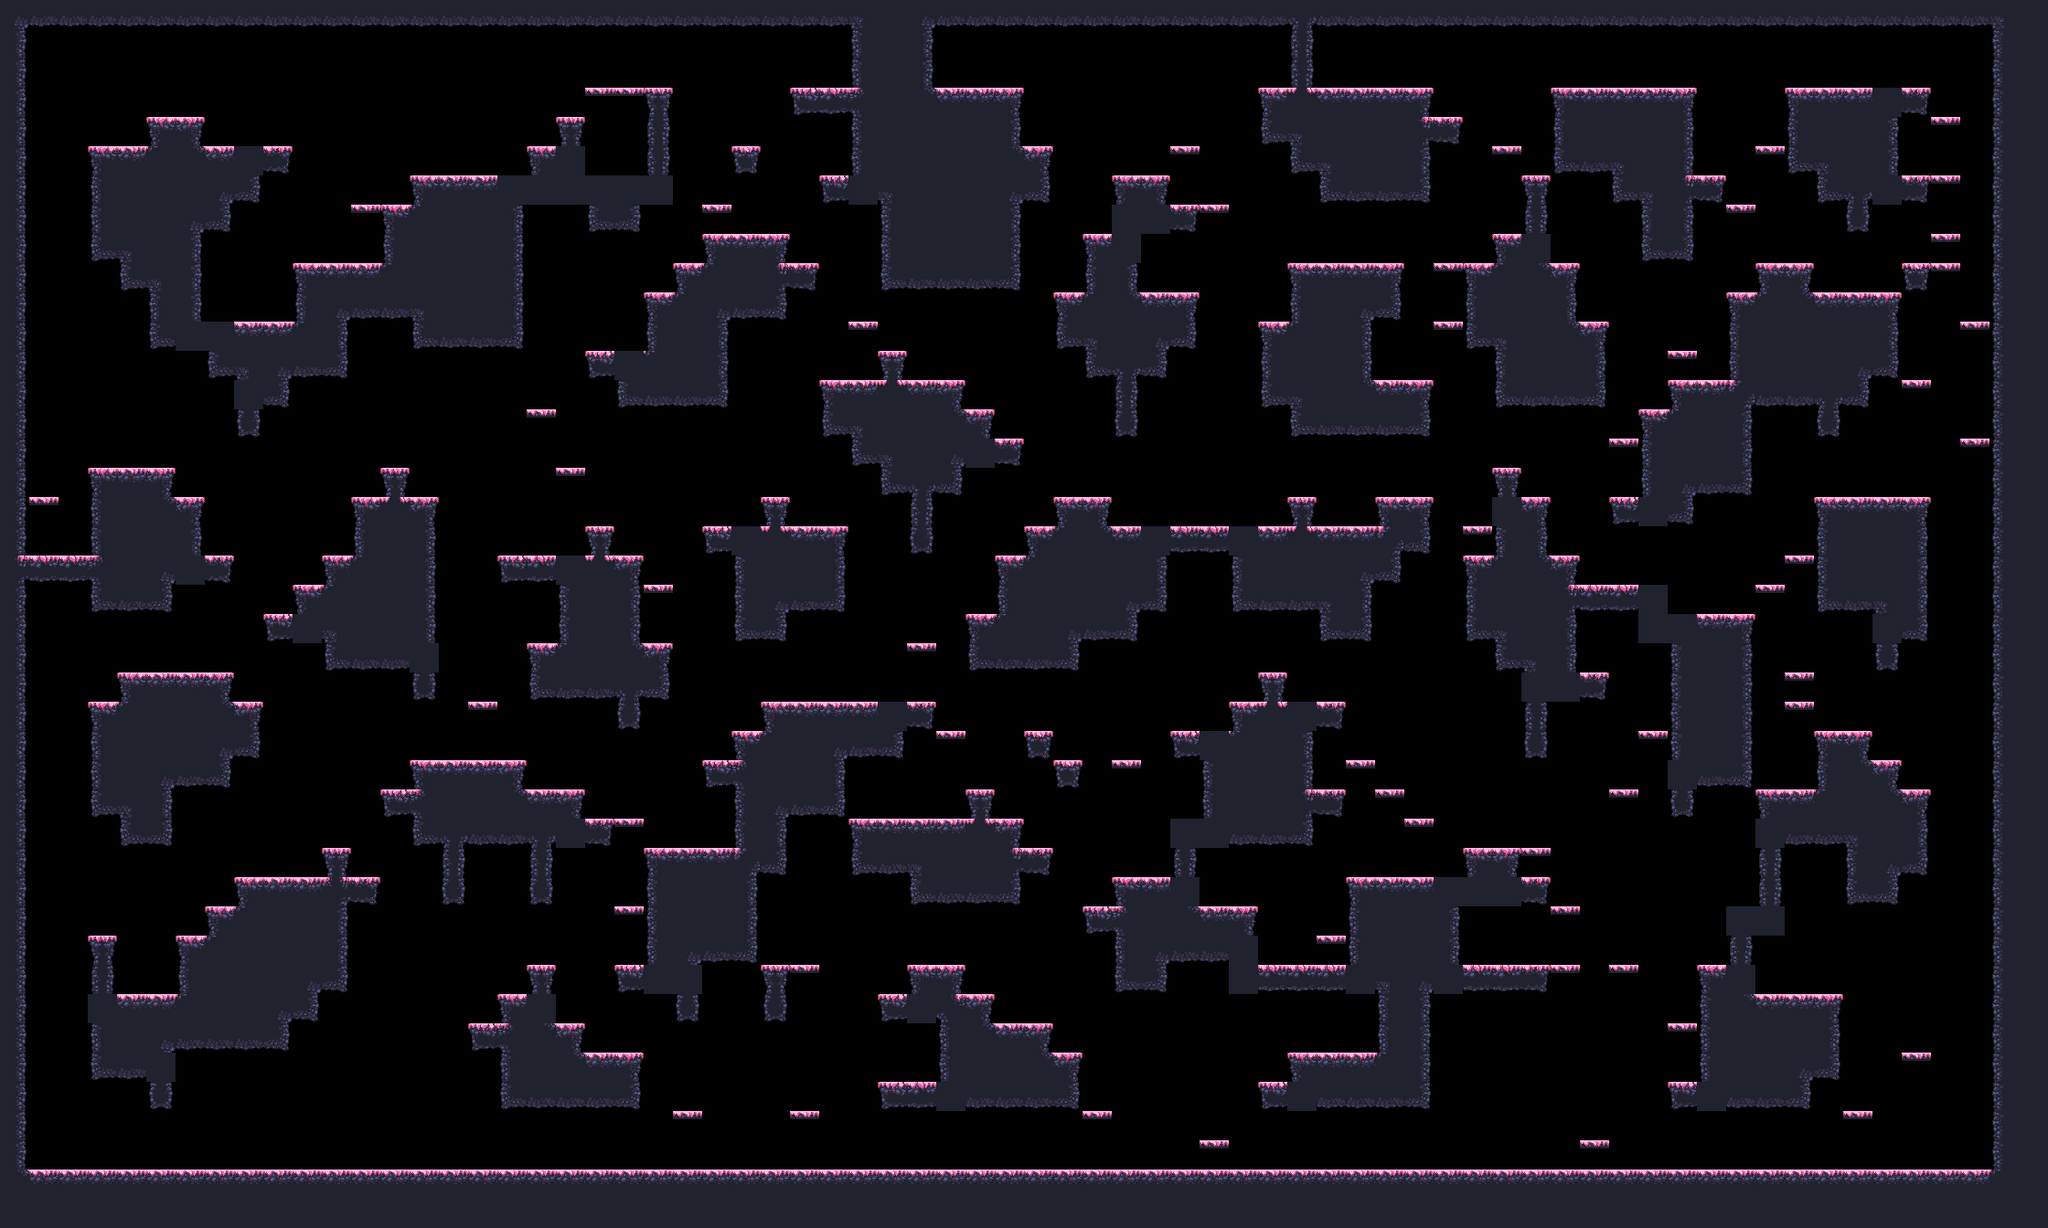

A 2D game scene composited from a Tiled map and its tileset images. What follows is a short description and the map's XML, with each tile layer's data collapsed to a summary:
An orthogonal 70x42 tile map with 32x32 px tiles, 1 tile layer (main) and 17 objects (9x spawn, spawnPlayer0, spawnCrown0, spawnPlayer1, spawnCrown1, ...).

<map compressionlevel="0" height="42" infinite="0" nextlayerid="3" nextobjectid="4" orientation="orthogonal" renderorder="right-down" tiledversion="1.3.2" tileheight="32" tilewidth="32" version="1.2" width="70">
 <tileset firstgid="1" source="forest_spring_tile_set.tsx" />
 <layer height="42" id="1" name="main" width="70">
  <data>[2940 cells, 1295 non-empty, 28 distinct tile ids]</data>
 </layer>
 <objectgroup id="2" name="objects"><object id="1" name="spawnPlayer0" x="96" y="112.0" /><object id="2" name="spawnCrown0" x="192" y="80.0" /><object id="3" name="spawnPlayer1" x="1920" y="240.0" /><object id="4" name="spawnCrown1" x="1952" y="240.0" /><object id="5" name="spawnPlayer2" x="96" y="1232.0" /><object id="6" name="spawnCrown2" x="64" y="1232.0" /><object id="7" name="spawnPlayer3" x="2112" y="1232.0" /><object id="8" name="spawnCrown3" x="2144" y="1232.0" /><object id="9" name="spawn" x="1024" y="368.0" /><object id="10" name="spawn" x="640" y="1072.0" /><object id="11" name="spawn" x="2016" y="1040.0" /><object id="12" name="spawn" x="1568" y="912.0" /><object id="13" name="spawn" x="1664" y="1232.0" /><object id="14" name="spawn" x="1792" y="400.0" /><object id="15" name="spawn" x="1888" y="624.0" /><object id="16" name="spawn" x="1280" y="752.0" /><object id="17" name="spawn" x="256" y="688.0" /></objectgroup></map>
